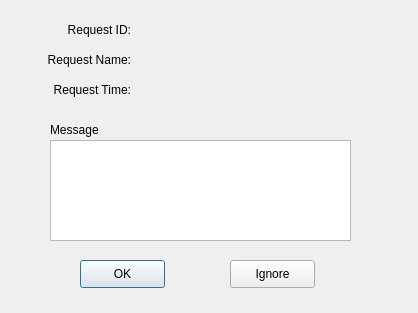
<?xml version="1.0" encoding="UTF-8"?>
<ui version="4.0">
 <class>notice_dialog</class>
 <widget class="QDialog" name="notice_dialog">
  <property name="geometry">
   <rect>
    <x>0</x>
    <y>0</y>
    <width>418</width>
    <height>313</height>
   </rect>
  </property>
  <widget class="QPushButton" name="ok_button">
   <property name="geometry">
    <rect>
     <x>80</x>
     <y>260</y>
     <width>85</width>
     <height>28</height>
    </rect>
   </property>
   <property name="text">
    <string>OK</string>
   </property>
  </widget>
  <widget class="QPushButton" name="ignore_button">
   <property name="geometry">
    <rect>
     <x>230</x>
     <y>260</y>
     <width>85</width>
     <height>28</height>
    </rect>
   </property>
   <property name="text">
    <string>Ignore</string>
   </property>
  </widget>
  <widget class="QTextBrowser" name="textBrowser">
   <property name="geometry">
    <rect>
     <x>50</x>
     <y>140</y>
     <width>301</width>
     <height>101</height>
    </rect>
   </property>
  </widget>
  <widget class="QLabel" name="label">
   <property name="geometry">
    <rect>
     <x>10</x>
     <y>80</y>
     <width>121</width>
     <height>20</height>
    </rect>
   </property>
   <property name="text">
    <string>Request Time:</string>
   </property>
   <property name="alignment">
    <set>Qt::AlignRight|Qt::AlignTrailing|Qt::AlignVCenter</set>
   </property>
  </widget>
  <widget class="QLabel" name="label_2">
   <property name="geometry">
    <rect>
     <x>10</x>
     <y>20</y>
     <width>121</width>
     <height>20</height>
    </rect>
   </property>
   <property name="text">
    <string>Request ID:</string>
   </property>
   <property name="alignment">
    <set>Qt::AlignRight|Qt::AlignTrailing|Qt::AlignVCenter</set>
   </property>
  </widget>
  <widget class="QLabel" name="notice_time">
   <property name="geometry">
    <rect>
     <x>10</x>
     <y>50</y>
     <width>121</width>
     <height>20</height>
    </rect>
   </property>
   <property name="text">
    <string>Request Name:</string>
   </property>
   <property name="alignment">
    <set>Qt::AlignRight|Qt::AlignTrailing|Qt::AlignVCenter</set>
   </property>
  </widget>
  <widget class="QLabel" name="label_3">
   <property name="geometry">
    <rect>
     <x>50</x>
     <y>120</y>
     <width>121</width>
     <height>20</height>
    </rect>
   </property>
   <property name="text">
    <string>Message</string>
   </property>
  </widget>
  <widget class="QLabel" name="ID">
   <property name="geometry">
    <rect>
     <x>140</x>
     <y>20</y>
     <width>151</width>
     <height>16</height>
    </rect>
   </property>
   <property name="text">
    <string/>
   </property>
  </widget>
  <widget class="QLabel" name="name">
   <property name="geometry">
    <rect>
     <x>140</x>
     <y>50</y>
     <width>191</width>
     <height>16</height>
    </rect>
   </property>
   <property name="text">
    <string/>
   </property>
  </widget>
  <widget class="QLabel" name="time">
   <property name="geometry">
    <rect>
     <x>140</x>
     <y>80</y>
     <width>201</width>
     <height>16</height>
    </rect>
   </property>
   <property name="text">
    <string/>
   </property>
  </widget>
 </widget>
 <resources/>
 <connections/>
</ui>
